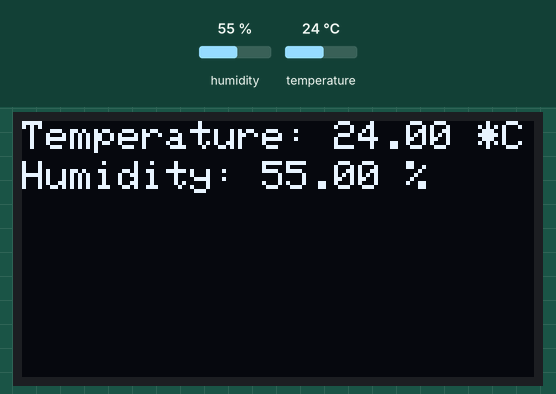
Recording of a sketch running on a simulated Arduino Uno, built with avr-gcc and run on an emulated ATmega328P. On the bench: 128×64 one-colour display. Inputs (shaded band) come from the test bench; at power-on: humidity 55 %, temperature 24 °C. What the sketch prints to the serial monitor is not drawn.

Above: at 2.2 s.
2.3 s: humidity set to 22 %
At 4.5 s:
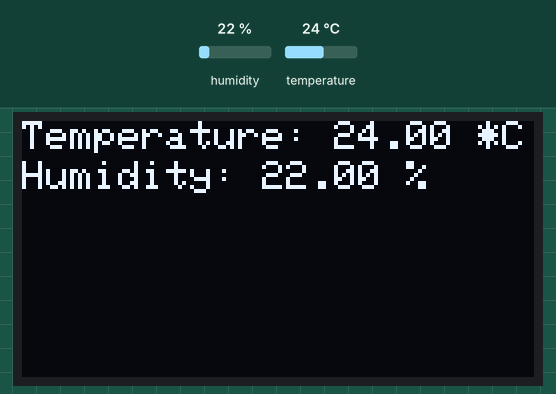
5.0 s: temperature set to 12 °C
At 6.2 s:
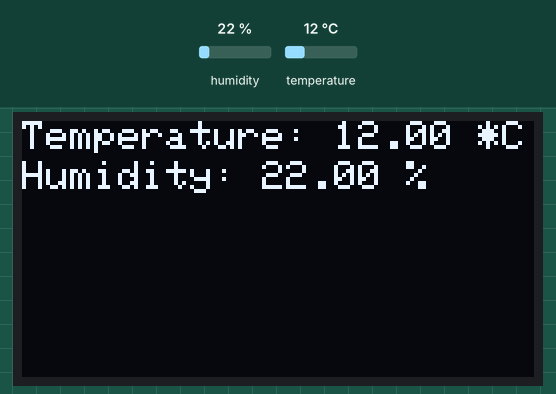
7.7 s: humidity set to 40 %
At 9.6 s:
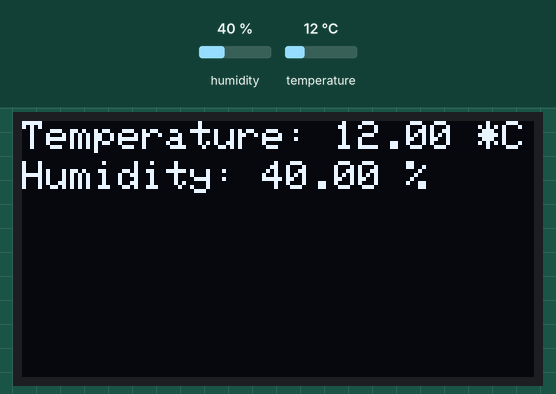
10.7 s: temperature set to 19 °C
Timing chart, 0 to 13.7 s (numbered marks = the images above; inputs shaded):
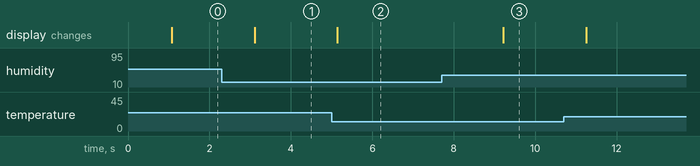

The sketch:

dht22_ssd1306.ino
```cpp
#include <DHT.h>
#include <Wire.h>
#include <Adafruit_GFX.h>
#include <Adafruit_SSD1306.h>

// Define DHT22 pin
#define DHTPIN 4 // GPIO2

// Initialize DHT sensor
DHT dht(DHTPIN, DHT22);

// Initialize OLED display
#define OLED_RESET 0
Adafruit_SSD1306 display(OLED_RESET);

void setup()
{
    // Initialize serial communication
    Serial.begin(9600);
    delay(1000);

    // Initialize DHT sensor
    dht.begin();

    // Initialize OLED display
    display.begin(SSD1306_SWITCHCAPVCC, 0x3C);
    display.clearDisplay();
}

void loop()
{
    // Read data from DHT22 sensor
    float temperature = dht.readTemperature();
    float humidity = dht.readHumidity();

    // Check if data was successfully read
    if (isnan(temperature) || isnan(humidity))
    {
        Serial.println("Failed to read data from DHT22 sensor");
        return;
    }

    // Print temperature and humidity values to console
    Serial.print("Temperature: ");
    Serial.print(temperature);
    Serial.println(" *C");
    Serial.print("Humidity: ");
    Serial.print(humidity);
    Serial.println(" %");

    // Display temperature and humidity values on OLED display
    display.clearDisplay();
    display.setTextSize(1);
    display.setTextColor(WHITE);
    display.setCursor(0, 0);
    display.print("Temperature: ");
    display.print(temperature);
    display.print(" *C");
    display.setCursor(0, 10);
    display.print("Humidity: ");
    display.print(humidity);
    display.print(" %");
    display.display();

    // Wait for 2 seconds before reading again
    delay(2000);
}
```

Measured:
- after the input at 2.3 s, the display: changes after 0.81 s (image 1)
- after the input at 5.0 s, the display: changes after 0.14 s (image 2)
- after the input at 7.7 s, the display: changes after 1.5 s (image 3)
